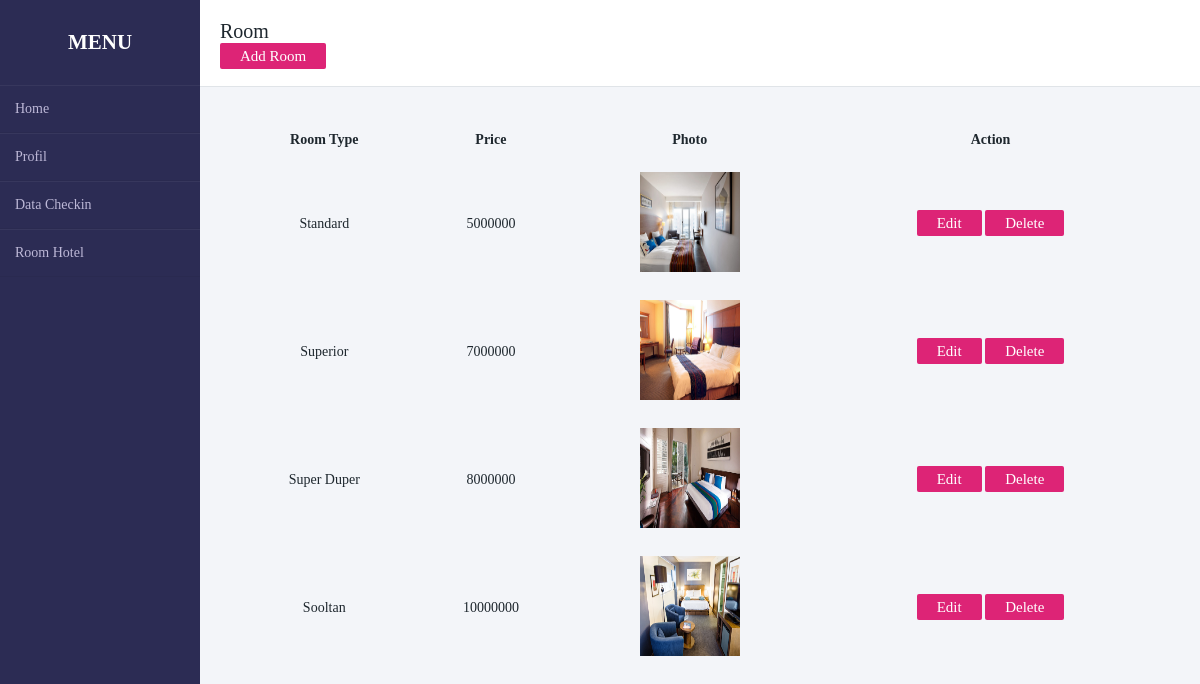
Screenshot of /admin/room.php (signed in) with the database file from the repository.
### tables this page shows
CREATE TABLE `room` (
  `room_id` int(11) NOT NULL,
  `room_type` varchar(50) NOT NULL,
  `price` varchar(11) NOT NULL,
  `photo` varchar(100) NOT NULL
);

### admin/room.php (the view, shortened to what this page needs)
<?php
include '../config/koneksi.php'
?>
<!DOCTYPE html>
<html lang = "en">
<head>
    <link rel="stylesheet" href="../css/style.css">
    <link href="../fontawesome/css/all.css" rel="stylesheet">
</head>
<body id="admin">
<div class="wrapper">
        <div class="bar-kiri">
            <h2>Menu</h2>
            <ul>
                <li><a href="home.php">Home</a></li>
                <li><a href="profil.php">Profil</a></li>
                <li><a href="checkin.php">Data Checkin</a></li>
                <li><a href="room.php">Room Hotel</a></li>
            </ul>
        </div>
		<div class="main-content">
				<div class="header-main-content">
				<div>Room</div>
				<a href = "add_room.php">Add Room</a>
				</div>
				<div class="info">
				<table id = "table" cellspacing="25"style="text-align:center;">
						<tr>
							<th>Room Type</th>
							<th>Price</th>
							<th>Photo</th>
							<th>Action</th>
						</tr>
					<?php
						$query = mysqli_query($koneksi, "SELECT * FROM `room`");
						while($fetch = mysqli_fetch_array($query)){
					?>
						<tr>
							<td><?php echo $fetch['room_type']?></td>
							<td><?php echo $fetch['price']?></td>
							<td><img src = "../img/<?php echo $fetch['photo']?>" height = "100" width = "100"/></td>
							<td><a href = "edit_room.php?room_id=<?php echo $fetch['room_id']?>">Edit</a>
								<a href = "delete_room.php?room_id=<?php echo $fetch['room_id']?>">Delete</a></td>
						</tr>
					<?php
						}
					?>
			</div>
		</div>
	</div>
</body>
</html>

### css/style.css (style rules this page uses)
* { margin: 0; padding: 0; box-sizing: border-box; }
body { font-size: 14px; font-family: "Roboto Cn", sans-serif; }
#admin { margin: 0; padding: 0; box-sizing: border-box; list-style: none; font-family: cursive; background: #f3f5f9; }
.wrapper { display: flex; position: relative; }
.wrapper .bar-kiri { position: fixed; width: 200px; height: 100%; background: #2c2c54; padding: 30px 0; }
.wrapper .bar-kiri h2 { color: #fff; text-transform: uppercase; text-align: center; margin-bottom: 30px; }
.wrapper .bar-kiri ul li { padding: 15px; border-bottom: 1px solid rgba(0, 0, 0, 0.05); border-top: 1px solid rgba(255, 255, 255, 0.05); }
.wrapper .bar-kiri ul li a { color: #bdb8d7; display: block; text-decoration: none; }
.wrapper .main-content { width: 100%; margin-left: 200px; }
.wrapper .main-content a { text-decoration: none; color: #fff; font-family: Harmattan; background: #dd2476; padding: 5px 20px; font-size: 15px; border-radius: 2px; transition: 0.2s; }
.wrapper .main-content .header-main-content { padding: 20px; background: #fff; font-size: 20px; color: #1e272e; border-bottom: 1px solid #e0e4e8; }
.wrapper .main-content .info { margin: 20px; color: #1e272e; line-height: 15px; }
.info table { width: 100%; }

### rows the page displays
room: room_type "Standard", price "5000000", photo (picture)
room: room_type "Superior", price "7000000", photo (picture)
room: room_type "Super Duper", price "8000000", photo (picture)
room: room_type "Sooltan", price "10000000", photo (picture)
